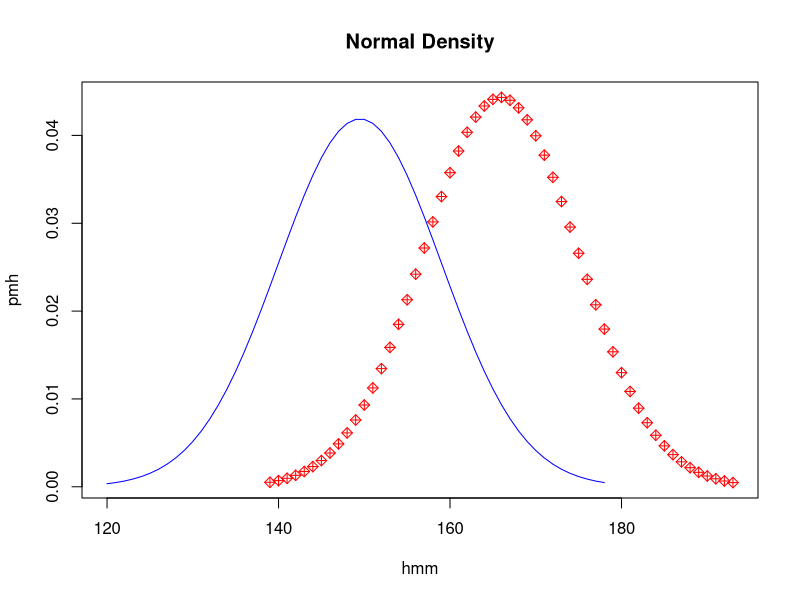

Write the R code that produced this figure. (Note: this script raises an error after producing the figure.)
# Ex7. Write a R program to predict whether A Person is male or female Based on Height 
# Using Bayes Theorem (Assume p(maIe)=0.5 and p(femaIe)=0.5 and Evidence = 1)
# Bayes Rule P(male lh) and P(female Ih) Training function Using Normal Density 
uvtrain <- function(hm,hf)
{
  hmm = vector(mode = "numeric",length = 0)
  pmh=vector(mode="numeric", length=0)
  hmin = min(hm)-15 
  hmax = max(hm)+15
  mm = mean(hm); 
  vm	= var(hm);
  cat("Mean of Male Height", mm ,"\n") 
  cat("Variance of Male Height",vm)
  for(h in hmin:hmax) 
  {
    r = (h-mm)^2/vm
    p = (1/(sqrt(2*pi*vm)))*exp(-0.5*r); hmm <- c(hmm, h)
    pmh <- c(pmh, p)
  }
    
  hff=vector(mode="numeric", length=0) 
  pff =vector(mode = "numeric",length = 0)
  hmin = min(hf)-15 
  hmax = max(hf)+15 
  mf	= mean(hf);
  vf = var(hf);
  cat("Mean of Female Height", mf ,"\n") 
  cat("Variance of Female Height",vf)
  for(h in hmin:hmax) 
  {
   r = (h-mf)^2/vf
   p = (1/(sqrt(2*pi*vf)))*exp(-0.5*r); hff <- c(hff, h)
  pff <- c(pff, p)
  }
  plot(hmm, pmh, col ="red", pch = 9, xlim=c(min(hff),max(hmm)), xIab="Height of Person (Male and Female)", yIab="p(male I hm) and p(female I hf)", main="NormaI Density")
  lines(hff,pff,col = "blue")
  return(list(mm,vm,mf,vf))
}

# Bayes Rule Testing Function Using Normal Density
uvtest <- function(mm,vm,mf,vf,ht)
{
  rm = (ht-mm)^2/vm
  pm = (1/(sqrt(2*pi*vm)))*exp(-0.5*rm)
  rf = (ht-mf)^2/vf
  pf = (1/(sqrt(2*pi*vf)))*exp(-0.5*rf)
  if(pm>pf)
    print("The given Height of Person is Male") 
  else
    print("The given Height of Person is Female")
}

# Clear the Console Screen
cat("\014")

# Training Function Call
hm <- c(165, 170, 160, 154, 175, 155, 167, 177, 158, 178)
hf <- c(140, 145, 149, 152, 157, 135, 139, 160, 155, 163)
mv = uvtrain(hm,hf)

# Testing Function Call

ht= as.numeric(readline(prompt ='Enter the height of person for prediction =')) 
mm = as.numeric(mv[1])
vm = as.numeric(mv[2]) 
mf = as.numeric(mv[3]) 
vf = as.numeric(mv[4]) 
uvtest(mm,vm,mf,vf,ht)

